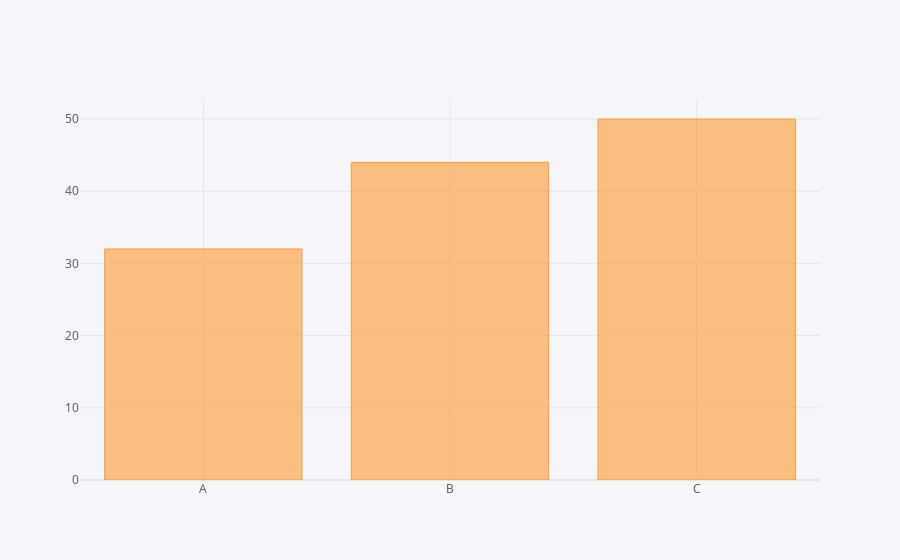

Notebook code cell kept with this figure:
### Markdown cell above
### 2. Bar Plots

### Code cell
df2.iplot(kind='bar', x='Category', y='Values')

### Figure 1 — Plotly figure (JSON) as saved in the notebook; plotly's stock layout.template omitted (floating-point values rounded to 4 significant figures)
{"data": [{"marker": {"color": "rgba(255, 153, 51, 0.6)", "line": {"color": "rgba(255, 153, 51, 1.0)", "width": 1}}, "name": "Values", "orientation": "v", "text": "", "type": "bar", "x": ["A", "B", "C"], "y": [32, 44, 50]}], "layout": {"legend": {"bgcolor": "#F5F6F9", "font": {"color": "#4D5663"}}, "paper_bgcolor": "#F5F6F9", "plot_bgcolor": "#F5F6F9", "title": {"font": {"color": "#4D5663"}}, "xaxis": {"gridcolor": "#E1E5ED", "showgrid": true, "tickfont": {"color": "#4D5663"}, "title": {"font": {"color": "#4D5663"}, "text": ""}, "zerolinecolor": "#E1E5ED"}, "yaxis": {"gridcolor": "#E1E5ED", "showgrid": true, "tickfont": {"color": "#4D5663"}, "title": {"font": {"color": "#4D5663"}, "text": ""}, "zerolinecolor": "#E1E5ED"}}}
